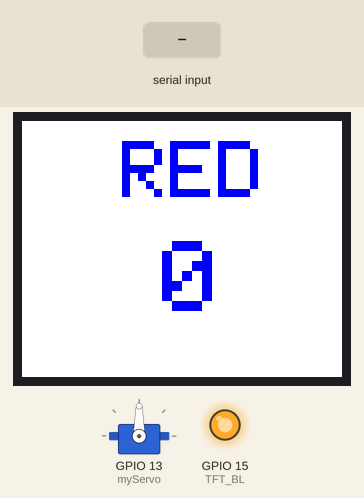
Recording of a program running on a simulated ESP32. Shown: servo, 160×128 colour display, output pins drawn as LEDs (lit = HIGH). The test bench sets the inputs (shaded band). Nothing arrives over Bluetooth unless stated; what the program prints to the serial monitor is not drawn.

Above: at 1.3 s.
1.4 s: "R" received over the second serial link
At 2.2 s:
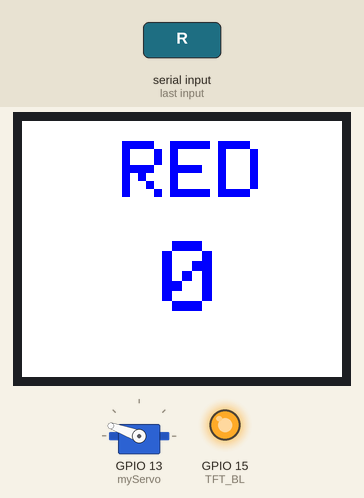
At 4.2 s:
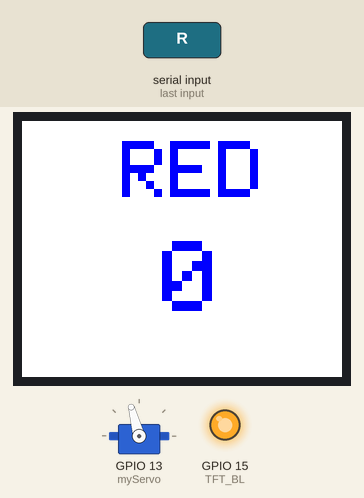
4.4 s: "1" received over the second serial link
Timing chart, 0 to 7.4 s (numbered marks = the images above; inputs shaded):
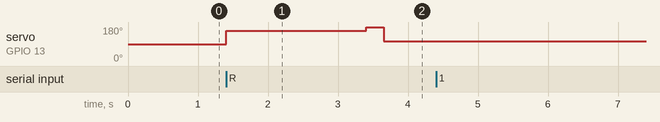

The program:

main.cpp
```cpp
#include <Arduino.h>
#include "servo.h"
#include "display.h"
#include "bluetooth.h"

void setup(){
  Serial.begin(115200);
  servo_setup();
  display_setup();
  ble_setup();
  Serial.println("Station 1 Ready");
}

void loop(){

  char cmd = ble_read();
  if (cmd == 0) return;

  Serial.print("BT received: ");
  Serial.println(cmd);

  if (cmd == 'R'){
    drop_ball();
    return;
  }
}
```

bluetooth.h
```cpp
#pragma once

void ble_setup();
char ble_read();
```

display.h
```cpp
#pragma once
#include <Arduino.h>

void display_setup();
void display_show_number(int value);
```

servo.h
```cpp
#pragma once

void servo_setup();
void drop_ball();
void anti_clog();
```

bluetooth.cpp
```cpp
#include <Arduino.h>
#include "BluetoothSerial.h"
#include "bluetooth.h"

BluetoothSerial bt;

void ble_setup(){
    bt.begin("Station1");
}

char ble_read(){
    if (bt.available()){
        return bt.read();
    }
    return 0;
}
```

display.cpp
```cpp
#include <Arduino.h>
#include <SPI.h>
#include <Adafruit_GFX.h>
#include <Adafruit_ST7735.h>

#define TFT_CS   5
#define TFT_DC   2
#define TFT_RST  4
#define TFT_BL   15
#define TFT_MOSI 23
#define TFT_SCLK 18

SPIClass vspi(VSPI);
Adafruit_ST7735 tft = Adafruit_ST7735(&vspi, TFT_CS, TFT_DC, TFT_RST);

void display_show_number(int value){
    tft.fillRect(60, 60, 80, 40, ST77XX_WHITE);

    tft.setCursor(70, 60);
    tft.setTextSize(5);
    tft.setTextColor(ST77XX_BLUE);
    tft.print(value);
}

void draw_rect(int32_t x,int32_t y, int32_t w, int32_t h, uint32_t color,uint8_t thickness){

    for (uint8_t i = 0; i < thickness;i++){
        tft.drawRect(x - i, y - i, w + (i * 2), h + (i * 2), color);
    }
}

void draw_string(int x, int y,int TextSize, const char *text, int color){
    tft.setCursor(x,y);
    tft.setTextSize(TextSize);
    tft.setTextColor(color);
    tft.print(text);
}

void draw_station(){
    tft.fillScreen(ST7735_WHITE);
    tft.setRotation(1);
    draw_string(50,10,4, "RED", ST7735_BLUE);
    display_show_number(0);
}

void display_setup(){
    pinMode(TFT_BL, OUTPUT);
    digitalWrite(TFT_BL, HIGH);
    vspi.begin(TFT_SCLK, -1, TFT_MOSI, TFT_CS);
    tft.initR(INITR_GREENTAB);
    draw_station();
}
```

servo.cpp
```cpp
#include <Arduino.h>
#include <ESP32Servo.h>
#include "servo.h"

Servo myServo;

void servo_setup(){
    myServo.attach(13);
    Serial.println("Servo Station 1 Ready");
}

void drop_ball(){

    myServo.write(160); // Close
    delay(2000);

    myServo.write(180); // Open
    delay(250);

    myServo.write(105); // Drop Ball
    delay(2000);

}
```

Measured:
- after the input at 1.4 s, servo on GPIO 13 (myServo): 90° → 160° at once, → 180° 2.0 s later, → 105° 0.25 s later
- after the input at 4.4 s, every drawn part: stays the same
